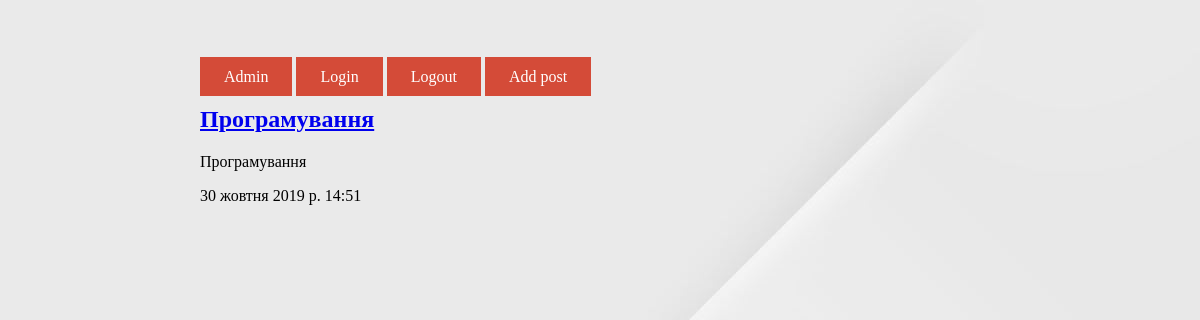
Before: / with the older database file.
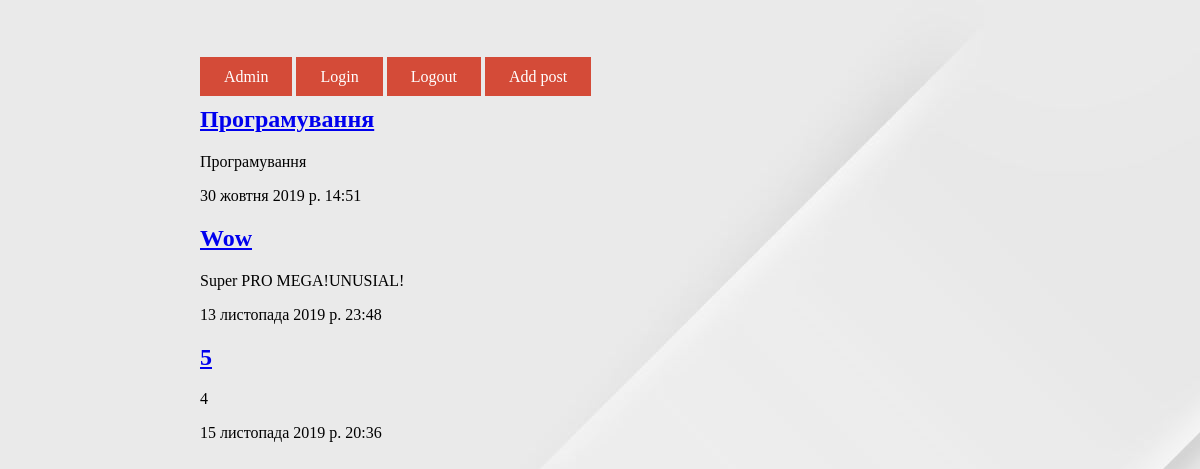
After: the same page with the newer database file.
### blog/models.py (models this page shows, shortened)
class Blog(models.Model):
    user = models.ForeignKey(
        User,
        verbose_name="Автор",
        on_delete=models.CASCADE, default="")
    category = models.ForeignKey(
        Category,
        verbose_name="Категорія",
        on_delete=models.SET_NULL,
        null=True)
    title = models.CharField("Заголовок", max_length=70, default="")
    text_min = models.TextField("Текст", max_length=200, default="")
    text = models.TextField("Текст новини", default="")
    tags = models.ManyToManyField(Tag, verbose_name="Теги")
    created = models.DateTimeField("Дата створення", default=timezone.now)
    description = models.CharField("Опис", max_length=100, default="")
    keywords = models.CharField("Ключові слова", max_length=50, default="")
    class Meta:
        verbose_name = "Стаття"
        verbose_name_plural = "Статьї"

### blog/views.py (the view)
# urls.py: path('', views.blog_list, name="list_blog"),
def blog_list(request):
    blog = Blog.objects.all()
    return render(request, "blog/blog_list.html", {"blog": blog})

### templates/blog/blog_list.html
 {% load staticfiles %}
    <link rel="stylesheet" href="{% static 'css/web.css' %}" type="text/css">
 <body leftmargin="100px" background="{% static "img/bg1.jpg" %}">
  <p>
    <a href="/admin" class="knopka">Admin</a>
      <a href="/accounts/login" class="knopka">Login</a>
      <a href="/accounts/logout" class="knopka">Logout</a>
      <a href="/single/new" class="knopka">Add post</a>
    </p>
{% for new in blog %}
<h2><a href="{% url 'new_single' pk=new.id %}">{{ new.title }}</a></h2>
    <p>{{ new.text_min|safe }}</p>
    <p>{{ new.created }}</p>
{% endfor %}
 </body>

### static/css/web.css (style rules this page uses)
a.knopka { color: #fff; text-decoration: none; user-select: none; background: rgb(212, 75, 56); padding: 0.7em 1.5em; outline: none; }
body { padding: 7.5vh 100px 0 100px; font-family: var(--font); }

Changed rows visible on the page:
added Blog: title "Wow", text_min "Super PRO MEGA!UNUSIAL!", created "13 листопада 2019 р. 23:48"
added Blog: title "5", text_min "4", created "15 листопада 2019 р. 20:36"
